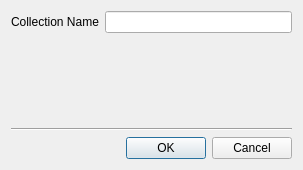
<?xml version="1.0" encoding="UTF-8"?>
<ui version="4.0">
 <class>DialogCollection</class>
 <widget class="QDialog" name="DialogCollection">
  <property name="geometry">
   <rect>
    <x>0</x>
    <y>0</y>
    <width>303</width>
    <height>170</height>
   </rect>
  </property>
  <property name="minimumSize">
   <size>
    <width>303</width>
    <height>170</height>
   </size>
  </property>
  <property name="windowTitle">
   <string>Collection</string>
  </property>
  <layout class="QVBoxLayout" name="verticalLayout">
   <item>
    <layout class="QFormLayout" name="formLayout">
     <item row="0" column="0">
      <widget class="QLabel" name="label">
       <property name="text">
        <string>Collection Name</string>
       </property>
      </widget>
     </item>
     <item row="0" column="1">
      <widget class="QLineEdit" name="lineEditName"/>
     </item>
    </layout>
   </item>
   <item>
    <spacer name="verticalSpacer">
     <property name="orientation">
      <enum>Qt::Vertical</enum>
     </property>
     <property name="sizeHint" stdset="0">
      <size>
       <width>20</width>
       <height>40</height>
      </size>
     </property>
    </spacer>
   </item>
   <item>
    <widget class="Line" name="line">
     <property name="orientation">
      <enum>Qt::Horizontal</enum>
     </property>
    </widget>
   </item>
   <item>
    <layout class="QHBoxLayout" name="horizontalLayout">
     <item>
      <spacer name="horizontalSpacer">
       <property name="orientation">
        <enum>Qt::Horizontal</enum>
       </property>
       <property name="sizeHint" stdset="0">
        <size>
         <width>40</width>
         <height>20</height>
        </size>
       </property>
      </spacer>
     </item>
     <item>
      <widget class="QPushButton" name="pushButtonOK">
       <property name="text">
        <string>OK</string>
       </property>
       <property name="default">
        <bool>true</bool>
       </property>
      </widget>
     </item>
     <item>
      <widget class="QPushButton" name="pushButtonCancel">
       <property name="text">
        <string>Cancel</string>
       </property>
      </widget>
     </item>
    </layout>
   </item>
  </layout>
 </widget>
 <resources/>
 <connections/>
</ui>
